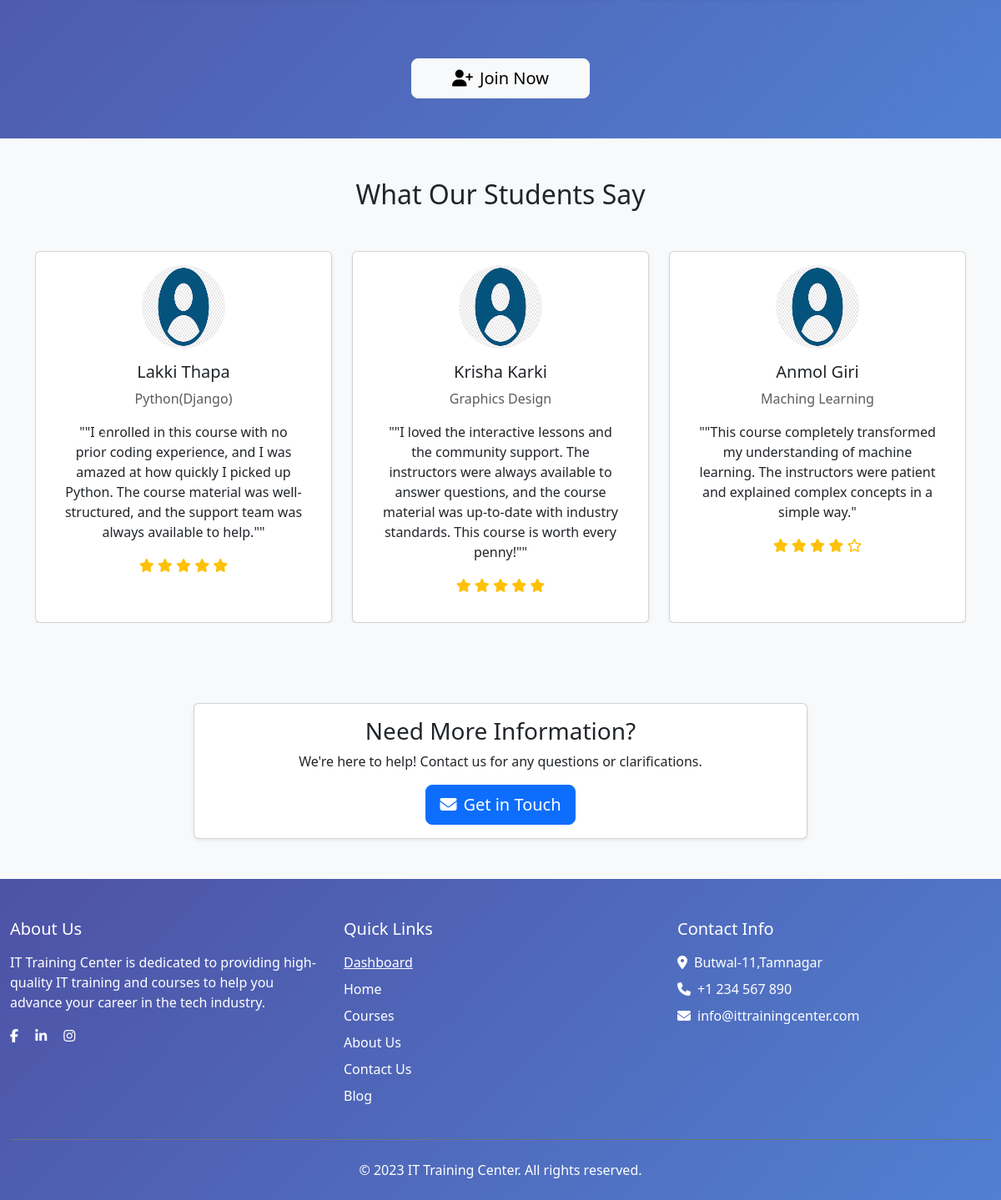
Before: / (lower part) with the older database file.
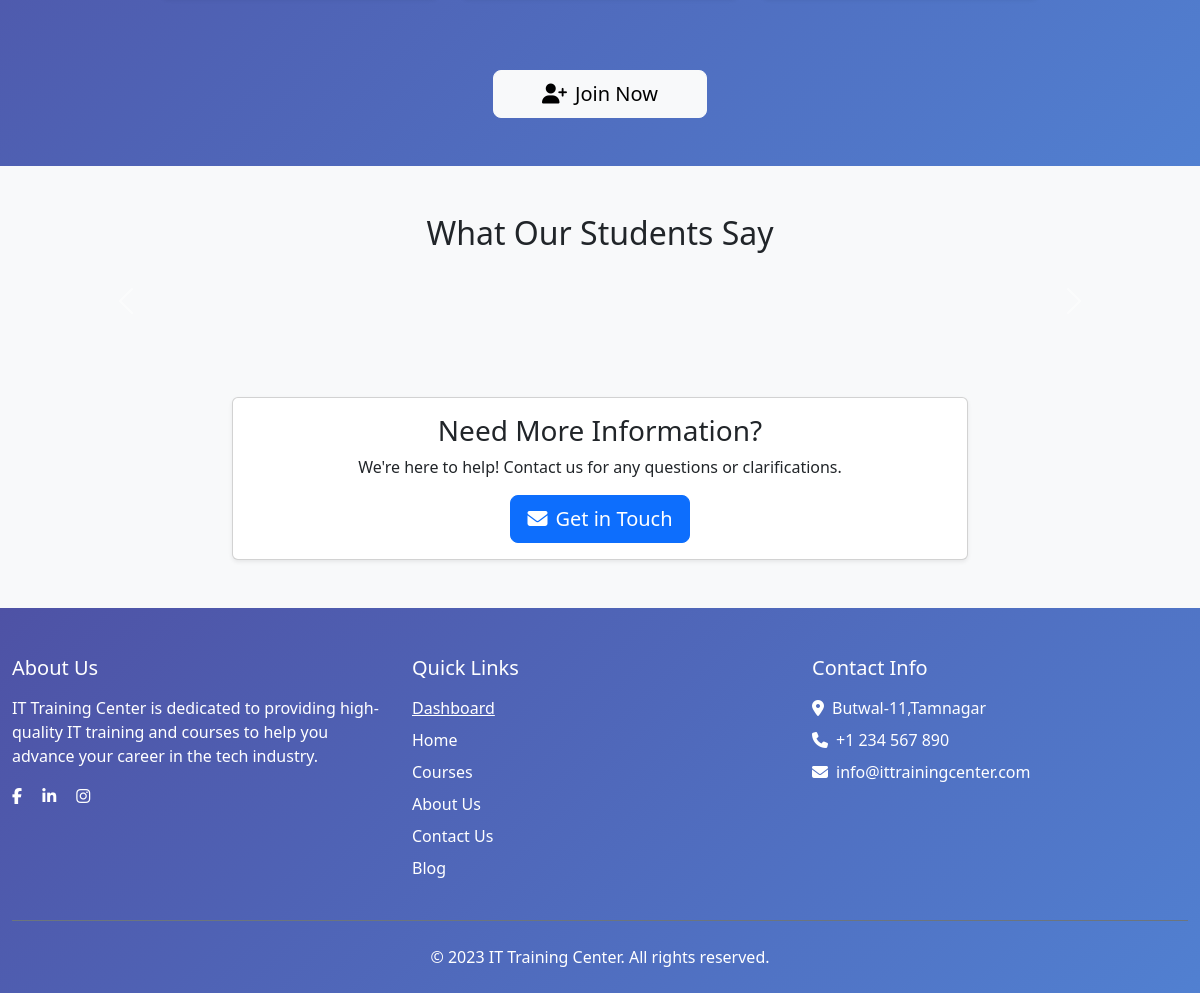
After: the same page with the newer database file.
### myapp/models.py (models this page shows, shortened)
class Testimonial(models.Model):
    student_name = models.CharField(max_length=100)
    course_taken = models.CharField(max_length=100, help_text="Course the student took")
    testimonial = models.TextField()
    rating = models.IntegerField(
        validators=[MinValueValidator(1), MaxValueValidator(5)],
        help_text="Rating between 1 and 5"
    )
    photo = models.ImageField(upload_to='testimonials/', blank=True, null=True)
    created_at = models.DateTimeField(auto_now_add=True)

### myapp/views.py (the view)
# urls.py: 2. Add a URL to urlpatterns:  path('', views.home, name='home')
def home(request):
    testimonials = Testimonial.objects.all()
    testimonial_groups = [testimonials[i:i + 3] for i in range(0, len(testimonials), 3)]
    context = {
        'testimonials': testimonial_groups,
    }
    return render(request, 'main/home.html', context)

### myapp/templates/main/home.html (shortened to what this page needs)
{% extends "base.html" %}
{% load static %}
{% block content %}
<section class="success-stats py-5" style="background: linear-gradient(135deg, #4e52a5, #5180d1); margin: 0; padding: 0;">
  <div class="container-fluid p-0">
      <div class="row justify-content-center mx-0">
          <div class="col-md-12 text-center px-0">
              <div class="row justify-content-center mt-4 mx-0" data-aos="fade-up" data-aos-duration="1400">
              </div>
              <div class="mt-5" data-aos="fade-up" data-aos-duration="1600">
                  <a href="#enroll" class="btn btn-light btn-lg px-5">
                      <i class="fas fa-user-plus me-2"></i>Join Now
                  </a>
              </div>
          </div>
      </div>
  </div>
</section>
  <section class="testimonials-section py-5 bg-light">
    <div class="container">
        <h2 class="text-center mb-5">What Our Students Say</h2>
        <div id="testimonialCarousel" class="carousel slide" data-bs-ride="carousel">
            <div class="carousel-inner">
                {% for testimonial_group in testimonials|slice:":3" %}
                <div class="carousel-item {% if forloop.first %}active{% endif %}">
                    <div class="row row-cols-1 row-cols-md-3 g-4">
                        {% for testimonial in testimonial_group %}
                        <div class="col">
                            <div class="card h-100 shadow-sm text-center p-3">
                                <img src="{% if testimonial.photo %}{{ testimonial.photo.url }}{% else %}{% static 'images/default.png' %}{% endif %}" class="rounded-circle mx-auto" alt="{{ testimonial.student_name }}" width="100" height="100">
                                <div class="card-body">
                                    <h5 class="card-title">{{ testimonial.student_name }}</h5>
                                    <p class="text-muted">{{ testimonial.course_taken }}</p>
                                    <p class="card-text">"{{ testimonial.testimonial }}"</p>
                                    <div class="text-warning">
                                        {% for _ in "12345" %}
                                            {% if forloop.counter <= testimonial.rating %}
                                                <i class="fas fa-star"></i>
                                            {% else %}
                                                <i class="far fa-star"></i>
                                            {% endif %}
                                        {% endfor %}
                                    </div>
                                </div>
                            </div>
                        </div>
                        {% endfor %}
                    </div>
                </div>
                {% endfor %}
            </div>
            <button class="carousel-control-prev" type="button" data-bs-target="#testimonialCarousel" data-bs-slide="prev">
                <span class="carousel-control-prev-icon" aria-hidden="true"></span>
            </button>
            <button class="carousel-control-next" type="button" data-bs-target="#testimonialCarousel" data-bs-slide="next">
                <span class="carousel-control-next-icon" aria-hidden="true"></span>
            </button>
        </div>
    </div>
</section>
  <section class="inquiries-section py-5 bg-light">
    <div class="container">
      <div class="row justify-content-center">
        <div class="col-md-8 text-center">
          <div class="card shadow-sm">
            <div class="card-body">
              <h3 class="card-title">Need More Information?</h3>
              <p class="card-text">We're here to help! Contact us for any questions or clarifications.</p>
              <a href="#contact" class="btn btn-primary btn-lg">
                <i class="fas fa-envelope me-2"></i>Get in Touch
              </a>
            </div>
          </div>
        </div>
      </div>
    </div>
  </section>
{% endblock content %}

Changed rows visible on the page:
removed Testimonial: student_name "Lakki Thapa", course_taken "Python(Django)", testimonial "\"I enrolled in this course with no prior coding experience, and I was amazed at how quickly I picked up Python. The course material was well-structured, and the support team was always available to help.\"", rating 5 (drawn)
removed Testimonial: student_name "Krisha Karki", course_taken "Graphics Design", testimonial "\"I loved the interactive lessons and the community support. The instructors were always available to answer questions, and the course material was up-to-date with industry standards. This course is worth every penny!\"", rating 5 (drawn)
removed Testimonial: student_name "Anmol Giri", course_taken "Maching Learning", testimonial "\"This course completely transformed my understanding of machine learning. The instructors were patient and explained complex concepts in a simple way.", rating 4 (drawn)
